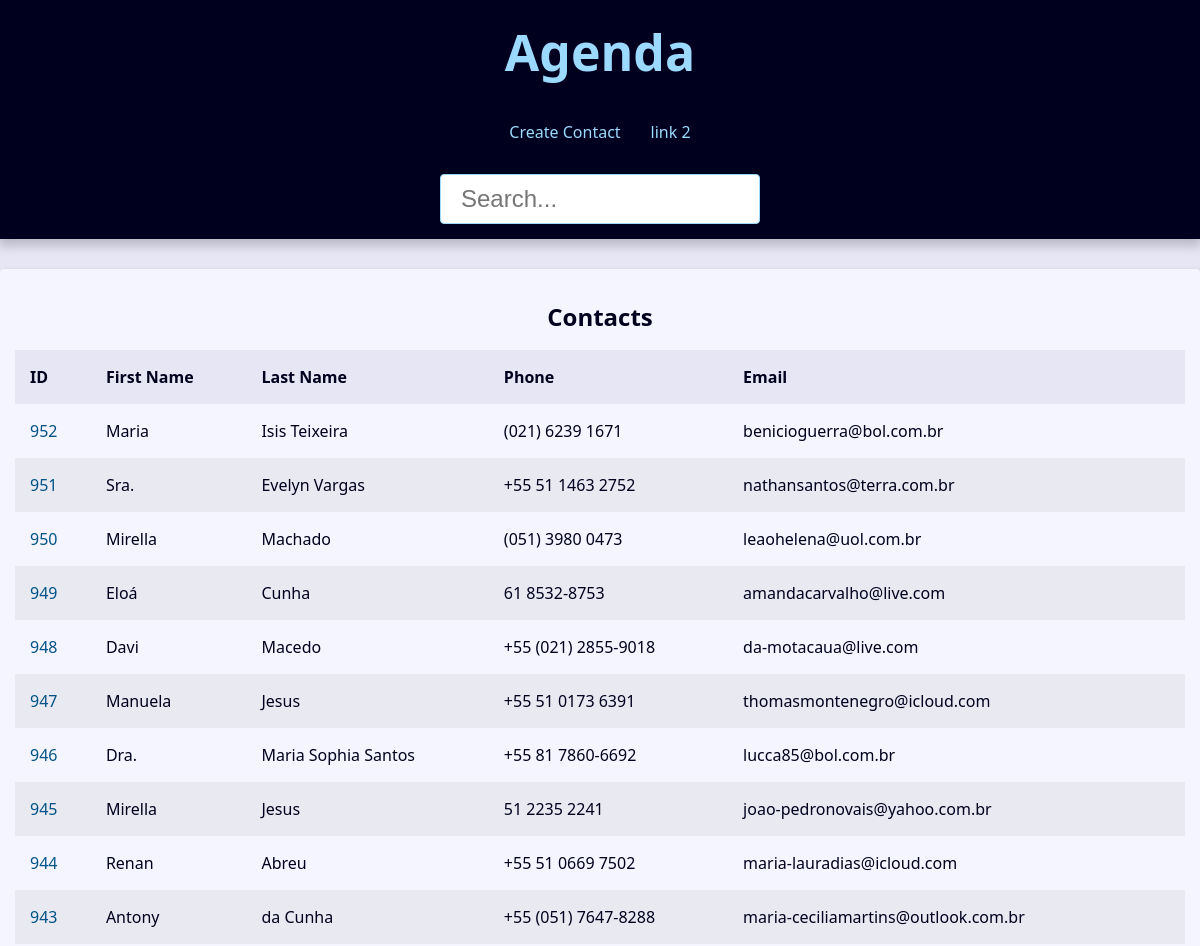
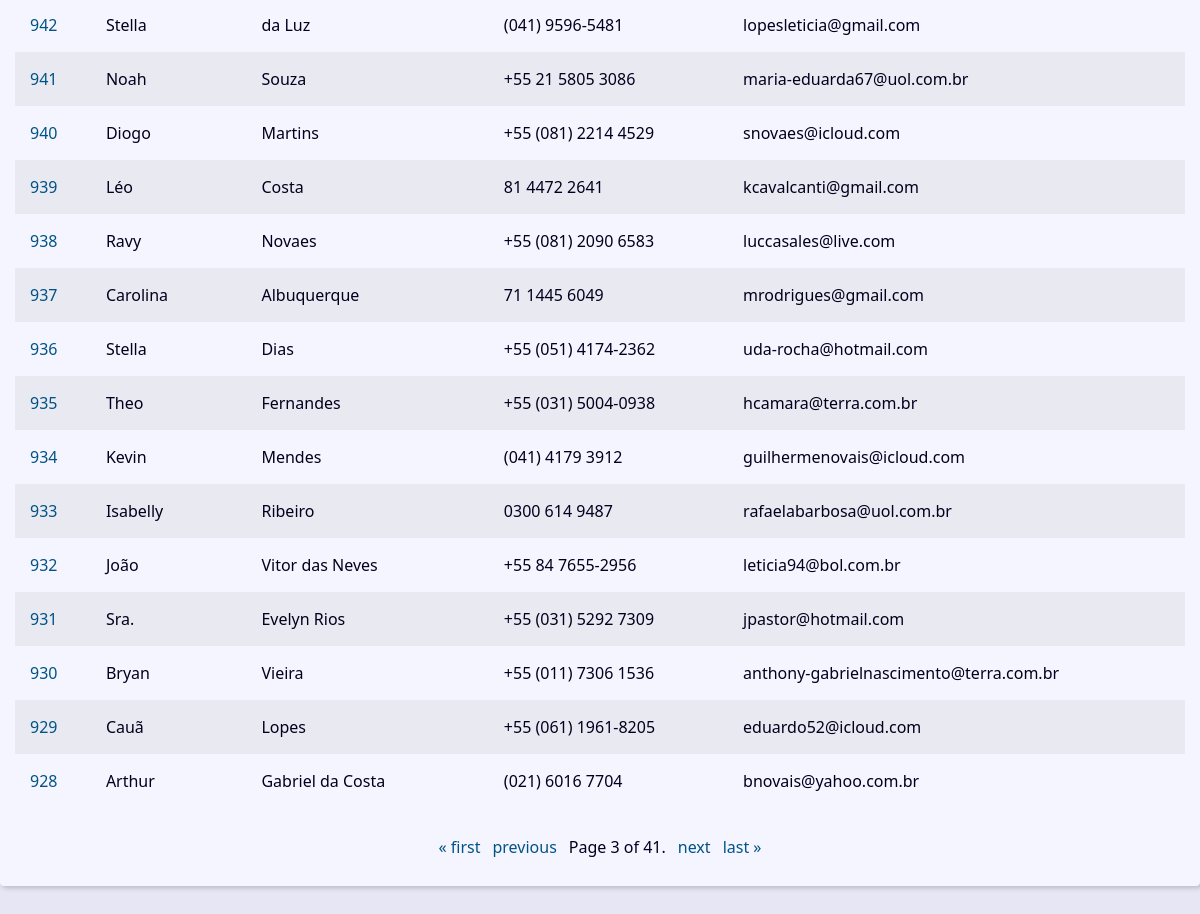
The app's page /?page=3&q= with its own data (2 pictures, top to bottom).
### contact/models.py (models this page shows, shortened)
class Contact(models.Model):
    first_name = models.CharField(max_length=50)
    last_name = models.CharField(max_length=50)
    phone = models.CharField(max_length=50)
    email = models.EmailField(max_length=254, blank=True)
    created_date = models.DateTimeField(default=timezone.now)
    description = models.TextField( blank=True)
    show = models.BooleanField(default=True)
    picture = models.ImageField(blank=True, upload_to='pictures/%Y/%m/') # dentro media_root >> pictures/2025/10/
    category = models.ForeignKey(Category, on_delete=models.SET_NULL, null=True, blank=True)
    owner = models.ForeignKey(User, on_delete=models.SET_NULL, null=True, blank=True)

### contact/views/contact_views.py (the view)
# urls.py: path('', view=views.index, name='index'),
def index(request):
    contacts = Contact.objects.filter(show=True).order_by('-id')
    paginator = Paginator(contacts, 25)
    page_number = request.GET.get('page')
    page_obj = paginator.get_page(page_number)
    context = {"page_obj": page_obj, 'site_title': 'Contatos - '}
    return render(
        request,
        'contact/index.html',
        context
    )

### contact/templates/contact/index.html
{% extends "global/base.html" %}
{% block content %}
    {% if page_obj %}
        <div class="responsive-table">
            <table class="contacts-table">
                <caption class="table-caption">
                    Contacts
                </caption>
                <thead>
                    <tr class="table-row table-row-header">
                        <th class="table-header">ID</th>
                        <th class="table-header">First Name</th>
                        <th class="table-header">Last Name</th>
                        <th class="table-header">Phone</th>
                        <th class="table-header">Email</th>
                    </tr>
                </thead>
                <tbody>
                    {% for contact in page_obj %}
                        <tr class="table-row">
                            <td class="table-cel">
                                <a class="table-link"
                                href="{% url 'contact:contact' contact.id %}">
                                    {{ contact.id }}
                                </a>
                            </td>
                            <td class="table-cel">
                                {{ contact.first_name }}
                            </td>
                            <td class="table-cel">
                                {{ contact.last_name }}
                            </td>
                            <td class="table-cel">
                                {{ contact.phone }}
                            </td>
                            <td class="table-cel">
                                {{ contact.email }}
                            </td>
                        </tr>
                    {% endfor %}
                </tbody>
            </table>
        </div>
    {% else %}
        <div class="sigle-contact">
            <h1 class="sigle-contact-name">
                Nenhum contato encontrado
            </h1>
        </div>
    {% endif %}
{% endblock content %}

### base_static/global/css/style.css (style rules this page uses)
:root { --spacing: 1.5rem; --link-dark-color: rgb(0, 83, 134); --link-light-color: rgb(156, 217, 255); --clr-white: rgb(245, 245, 255); --clr-black: rgb(0, 0, 30); --clr-light-gray: rgb(230, 230, 245); --clr-dark-shadow-5: rgba(0, 0, 10, 5%); --clr-dark-shadow-10: rgba(0, 0, 10, 10%); --clr-dark-shadow-20: rgba(0, 0, 10, 20%); --clr-light-shadow-5: rgba(200, 200, 255, 5%); --clr-light-shadow-10: rgba(200, 200, 255, 10%); --clr-light-shadow-20: rgba(200, 200, 255, 20%); --main-page-width: 120rem; --table-min-width: 60rem; --biggest-font-size: 5rem; --bigger-font-size: 4rem; --big-font-size: 3.2rem; --medium-font-size: 2.4rem; --small-font-size: 1.6rem; --smaller-font-size: 1.4rem; --smallest-font-size: 1.2rem; --transition-fast: 300ms; --transition-medium: 600ms; --transition-slow: 1s; --default-border-radius: 4px; }
*, *::before, *::after { margin: 0; padding: 0; box-sizing: border-box; }
html { font-size: 62.5%; }
body { font-family: system-ui, -apple-system, BlinkMacSystemFont, 'Segoe UI', Roboto, Oxygen, Ubuntu, Cantarell, 'Open Sans', 'Helvetica Neue', sans-serif; line-height: 1.5; font-size: var(--small-font-size); color: var(--clr-black); -webkit-font-smoothing: antialiased; background: var(--clr-light-gray); }
.responsive-table { width: 100%; overflow-x: auto; }
.contacts-table { width: 100%; min-width: var(--table-min-width); border-collapse: collapse; }
.table-caption { font-size: var(--medium-font-size); font-weight: bold; padding: var(--spacing); }
.table-row { text-align: left; text-overflow: ellipsis; transition: background-color var(--transition-fast) ease-in-out; }
.table-row:nth-of-type(2n) { background: var(--clr-dark-shadow-5); }
.table-row-header { background: var(--clr-light-gray); color: var(--clr-black); }
.table-cel, .table-header { padding: var(--spacing); }
.table-link { color: var(--link-dark-color); transition: color var(--transition-fast) ease-in-out; text-decoration: none; }

### records on screen
Contact: id "952", first_name "Maria", last_name "Isis Teixeira", phone "(021) 6239 1671", email "benicioguerra@bol.com.br"
Contact: id "951", first_name "Sra.", last_name "Evelyn Vargas", phone "+55 51 1463 2752", email "nathansantos@terra.com.br"
Contact: id "950", first_name "Mirella", last_name "Machado", phone "(051) 3980 0473", email "leaohelena@uol.com.br"
Contact: id "949", first_name "Eloá", last_name "Cunha", phone "61 8532-8753", email "amandacarvalho@live.com"
Contact: id "948", first_name "Davi", last_name "Macedo", phone "+55 (021) 2855-9018", email "da-motacaua@live.com"
Contact: id "947", first_name "Manuela", last_name "Jesus", phone "+55 51 0173 6391", email "thomasmontenegro@icloud.com"
Contact: id "946", first_name "Dra.", last_name "Maria Sophia Santos", phone "+55 81 7860-6692", email "lucca85@bol.com.br"
Contact: id "945", first_name "Mirella", last_name "Jesus", phone "51 2235 2241", email "joao-pedronovais@yahoo.com.br"
Contact: id "944", first_name "Renan", last_name "Abreu", phone "+55 51 0669 7502", email "maria-lauradias@icloud.com"
Contact: id "943", first_name "Antony", last_name "da Cunha", phone "+55 (051) 7647-8288", email "maria-ceciliamartins@outlook.com.br"
Contact: id "942", first_name "Stella", last_name "da Luz", phone "(041) 9596-5481", email "lopesleticia@gmail.com"
Contact: id "941", first_name "Noah", last_name "Souza", phone "+55 21 5805 3086", email "maria-eduarda67@uol.com.br"
Contact: id "940", first_name "Diogo", last_name "Martins", phone "+55 (081) 2214 4529", email "snovaes@icloud.com"
Contact: id "939", first_name "Léo", last_name "Costa", phone "81 4472 2641", email "kcavalcanti@gmail.com"
Contact: id "938", first_name "Ravy", last_name "Novaes", phone "+55 (081) 2090 6583", email "luccasales@live.com"
Contact: id "937", first_name "Carolina", last_name "Albuquerque", phone "71 1445 6049", email "mrodrigues@gmail.com"
Contact: id "936", first_name "Stella", last_name "Dias", phone "+55 (051) 4174-2362", email "uda-rocha@hotmail.com"
Contact: id "935", first_name "Theo", last_name "Fernandes", phone "+55 (031) 5004-0938", email "hcamara@terra.com.br"
Contact: id "934", first_name "Kevin", last_name "Mendes", phone "(041) 4179 3912", email "guilhermenovais@icloud.com"
Contact: id "933", first_name "Isabelly", last_name "Ribeiro", phone "0300 614 9487", email "rafaelabarbosa@uol.com.br"
Contact: id "932", first_name "João", last_name "Vitor das Neves", phone "+55 84 7655-2956", email "leticia94@bol.com.br"
Contact: id "931", first_name "Sra.", last_name "Evelyn Rios", phone "+55 (031) 5292 7309", email "jpastor@hotmail.com"
Contact: id "930", first_name "Bryan", last_name "Vieira", phone "+55 (011) 7306 1536", email "anthony-gabrielnascimento@terra.com.br"
Contact: id "929", first_name "Cauã", last_name "Lopes", phone "+55 (061) 1961-8205", email "eduardo52@icloud.com"
Contact: id "928", first_name "Arthur", last_name "Gabriel da Costa", phone "(021) 6016 7704", email "bnovais@yahoo.com.br"

### other values on screen
{{ page_obj.number }} "3"
{{ page_obj.paginator.num_pages }} "41"
